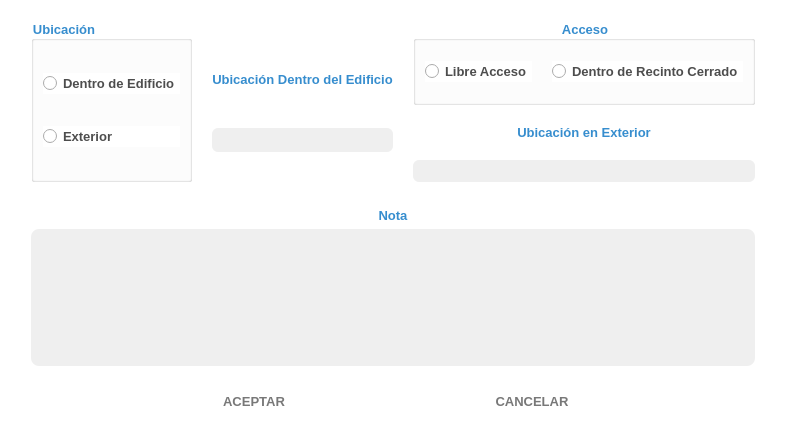
<?xml version="1.0" encoding="UTF-8"?>
<ui version="4.0">
 <class>Seccion_Acceso_y_Ubicacion</class>
 <widget class="QWidget" name="Seccion_Acceso_y_Ubicacion">
  <property name="geometry">
   <rect>
    <x>0</x>
    <y>0</y>
    <width>777</width>
    <height>443</height>
   </rect>
  </property>
  <property name="palette">
   <palette>
    <active>
     <colorrole role="Base">
      <brush brushstyle="SolidPattern">
       <color alpha="255">
        <red>46</red>
        <green>47</green>
        <blue>48</blue>
       </color>
      </brush>
     </colorrole>
     <colorrole role="Window">
      <brush brushstyle="SolidPattern">
       <color alpha="255">
        <red>255</red>
        <green>255</green>
        <blue>255</blue>
       </color>
      </brush>
     </colorrole>
    </active>
    <inactive>
     <colorrole role="Base">
      <brush brushstyle="SolidPattern">
       <color alpha="255">
        <red>46</red>
        <green>47</green>
        <blue>48</blue>
       </color>
      </brush>
     </colorrole>
     <colorrole role="Window">
      <brush brushstyle="SolidPattern">
       <color alpha="255">
        <red>255</red>
        <green>255</green>
        <blue>255</blue>
       </color>
      </brush>
     </colorrole>
    </inactive>
    <disabled>
     <colorrole role="Base">
      <brush brushstyle="SolidPattern">
       <color alpha="255">
        <red>255</red>
        <green>255</green>
        <blue>255</blue>
       </color>
      </brush>
     </colorrole>
     <colorrole role="Window">
      <brush brushstyle="SolidPattern">
       <color alpha="255">
        <red>255</red>
        <green>255</green>
        <blue>255</blue>
       </color>
      </brush>
     </colorrole>
    </disabled>
   </palette>
  </property>
  <property name="windowTitle">
   <string>Form</string>
  </property>
  <layout class="QVBoxLayout" name="verticalLayout_2">
   <item>
    <widget class="QWidget" name="w_seccion_2" native="true">
     <property name="font">
      <font>
       <family>Segoe UI</family>
       <pointsize>12</pointsize>
       <weight>75</weight>
       <bold>true</bold>
      </font>
     </property>
     <property name="styleSheet">
      <string notr="true">color: rgb(77, 77, 77);
background-color: rgb(255, 255, 255);</string>
     </property>
     <layout class="QVBoxLayout" name="verticalLayout_52">
      <property name="leftMargin">
       <number>20</number>
      </property>
      <property name="rightMargin">
       <number>20</number>
      </property>
      <property name="bottomMargin">
       <number>20</number>
      </property>
      <item>
       <layout class="QVBoxLayout" name="verticalLayout_49">
        <property name="spacing">
         <number>6</number>
        </property>
        <item>
         <layout class="QHBoxLayout" name="horizontalLayout_27">
          <property name="spacing">
           <number>20</number>
          </property>
          <property name="topMargin">
           <number>0</number>
          </property>
          <property name="bottomMargin">
           <number>0</number>
          </property>
          <item>
           <widget class="QGroupBox" name="groupBox_ubicacion">
            <property name="font">
             <font>
              <family>Segoe UI</family>
              <pointsize>10</pointsize>
              <weight>75</weight>
              <bold>true</bold>
             </font>
            </property>
            <property name="styleSheet">
             <string notr="true">color: rgb(54, 141, 206);</string>
            </property>
            <property name="title">
             <string>Ubicación</string>
            </property>
            <property name="alignment">
             <set>Qt::AlignLeading|Qt::AlignLeft|Qt::AlignVCenter</set>
            </property>
            <layout class="QVBoxLayout" name="verticalLayout">
             <property name="spacing">
              <number>10</number>
             </property>
             <property name="topMargin">
              <number>10</number>
             </property>
             <item>
              <widget class="QRadioButton" name="rb_Dentro_de_Edificio">
               <property name="font">
                <font>
                 <family>Segoe UI</family>
                 <pointsize>10</pointsize>
                 <weight>75</weight>
                 <bold>true</bold>
                </font>
               </property>
               <property name="styleSheet">
                <string notr="true">color: rgb(77,77,77);</string>
               </property>
               <property name="text">
                <string>Dentro de Edificio</string>
               </property>
              </widget>
             </item>
             <item>
              <widget class="QRadioButton" name="rb_Exterior">
               <property name="font">
                <font>
                 <family>Segoe UI</family>
                 <pointsize>10</pointsize>
                 <weight>75</weight>
                 <bold>true</bold>
                </font>
               </property>
               <property name="styleSheet">
                <string notr="true">color: rgb(77,77,77);</string>
               </property>
               <property name="text">
                <string>Exterior</string>
               </property>
              </widget>
             </item>
            </layout>
           </widget>
          </item>
          <item>
           <layout class="QVBoxLayout" name="verticalLayout_45">
            <property name="topMargin">
             <number>30</number>
            </property>
            <property name="bottomMargin">
             <number>30</number>
            </property>
            <item>
             <widget class="QLabel" name="lb_dentro_del_edificio">
              <property name="font">
               <font>
                <family>Segoe UI</family>
                <pointsize>10</pointsize>
                <weight>75</weight>
                <bold>true</bold>
               </font>
              </property>
              <property name="styleSheet">
               <string notr="true">color: rgb(54, 141, 206);</string>
              </property>
              <property name="text">
               <string>Ubicación Dentro del Edificio</string>
              </property>
              <property name="alignment">
               <set>Qt::AlignCenter</set>
              </property>
             </widget>
            </item>
            <item>
             <widget class="MyLabelSpinner" name="l_dentro_del_edificio">
              <property name="minimumSize">
               <size>
                <width>0</width>
                <height>22</height>
               </size>
              </property>
              <property name="maximumSize">
               <size>
                <width>16777215</width>
                <height>24</height>
               </size>
              </property>
              <property name="font">
               <font>
                <family>Segoe UI</family>
                <pointsize>10</pointsize>
               </font>
              </property>
              <property name="styleSheet">
               <string notr="true">background-color: #EFEFEF; 
border-radius: 6px;
color:rgb(50, 50, 50);</string>
              </property>
              <property name="text">
               <string/>
              </property>
              <property name="alignment">
               <set>Qt::AlignCenter</set>
              </property>
             </widget>
            </item>
           </layout>
          </item>
          <item>
           <layout class="QVBoxLayout" name="verticalLayout_48">
            <property name="topMargin">
             <number>0</number>
            </property>
            <property name="bottomMargin">
             <number>0</number>
            </property>
            <item>
             <widget class="QGroupBox" name="groupBox_acceso">
              <property name="font">
               <font>
                <family>Segoe UI</family>
                <pointsize>10</pointsize>
                <weight>75</weight>
                <bold>true</bold>
               </font>
              </property>
              <property name="styleSheet">
               <string notr="true">color: rgb(54, 141, 206);</string>
              </property>
              <property name="title">
               <string>Acceso</string>
              </property>
              <property name="alignment">
               <set>Qt::AlignCenter</set>
              </property>
              <layout class="QHBoxLayout" name="horizontalLayout">
               <property name="spacing">
                <number>20</number>
               </property>
               <property name="topMargin">
                <number>20</number>
               </property>
               <property name="bottomMargin">
                <number>20</number>
               </property>
               <item>
                <widget class="QRadioButton" name="rb_Libre_Acceso">
                 <property name="font">
                  <font>
                   <family>Segoe UI</family>
                   <pointsize>10</pointsize>
                   <weight>75</weight>
                   <bold>true</bold>
                  </font>
                 </property>
                 <property name="styleSheet">
                  <string notr="true">color: rgb(77,77,77);</string>
                 </property>
                 <property name="text">
                  <string>Libre Acceso</string>
                 </property>
                </widget>
               </item>
               <item>
                <widget class="QRadioButton" name="rb_Dentro_de_Recinto_Cerrado">
                 <property name="font">
                  <font>
                   <family>Segoe UI</family>
                   <pointsize>10</pointsize>
                   <weight>75</weight>
                   <bold>true</bold>
                  </font>
                 </property>
                 <property name="styleSheet">
                  <string notr="true">color: rgb(77,77,77);</string>
                 </property>
                 <property name="text">
                  <string>Dentro de Recinto Cerrado</string>
                 </property>
                </widget>
               </item>
              </layout>
             </widget>
            </item>
            <item>
             <widget class="QLabel" name="lb_exterior">
              <property name="font">
               <font>
                <family>Segoe UI</family>
                <pointsize>10</pointsize>
                <weight>75</weight>
                <bold>true</bold>
               </font>
              </property>
              <property name="styleSheet">
               <string notr="true">color: rgb(54, 141, 206);</string>
              </property>
              <property name="text">
               <string>Ubicación en Exterior</string>
              </property>
              <property name="alignment">
               <set>Qt::AlignCenter</set>
              </property>
             </widget>
            </item>
            <item>
             <widget class="MyLabelSpinner" name="l_exterior">
              <property name="minimumSize">
               <size>
                <width>0</width>
                <height>22</height>
               </size>
              </property>
              <property name="font">
               <font>
                <family>Segoe UI</family>
                <pointsize>10</pointsize>
               </font>
              </property>
              <property name="styleSheet">
               <string notr="true">background-color: #EFEFEF; 
border-radius: 6px;
color:rgb(50, 50, 50);</string>
              </property>
              <property name="text">
               <string/>
              </property>
              <property name="alignment">
               <set>Qt::AlignCenter</set>
              </property>
             </widget>
            </item>
           </layout>
          </item>
         </layout>
        </item>
        <item>
         <layout class="QVBoxLayout" name="verticalLayout_50">
          <property name="topMargin">
           <number>20</number>
          </property>
          <item>
           <widget class="QLabel" name="label_4">
            <property name="font">
             <font>
              <family>Segoe UI</family>
              <pointsize>10</pointsize>
              <weight>75</weight>
              <bold>true</bold>
             </font>
            </property>
            <property name="styleSheet">
             <string notr="true">color: rgb(54, 141, 206);</string>
            </property>
            <property name="text">
             <string>Nota</string>
            </property>
            <property name="alignment">
             <set>Qt::AlignCenter</set>
            </property>
           </widget>
          </item>
          <item>
           <widget class="MyPlainTextShine" name="pt_nota">
            <property name="font">
             <font>
              <family>Segoe UI</family>
              <pointsize>10</pointsize>
             </font>
            </property>
            <property name="styleSheet">
             <string notr="true">background-color: #EFEFEF; 
border-radius: 8px;
color:rgb(50, 50, 50);</string>
            </property>
           </widget>
          </item>
          <item>
           <spacer name="verticalSpacer">
            <property name="orientation">
             <enum>Qt::Vertical</enum>
            </property>
            <property name="sizeHint" stdset="0">
             <size>
              <width>20</width>
              <height>40</height>
             </size>
            </property>
           </spacer>
          </item>
          <item>
           <layout class="QHBoxLayout" name="horizontalLayout_2">
            <property name="topMargin">
             <number>20</number>
            </property>
            <item>
             <spacer name="horizontalSpacer_2">
              <property name="orientation">
               <enum>Qt::Horizontal</enum>
              </property>
              <property name="sizeHint" stdset="0">
               <size>
                <width>40</width>
                <height>20</height>
               </size>
              </property>
             </spacer>
            </item>
            <item>
             <widget class="QPushButton" name="pb_aceptar">
              <property name="minimumSize">
               <size>
                <width>100</width>
                <height>0</height>
               </size>
              </property>
              <property name="font">
               <font>
                <family>Segoe UI</family>
                <pointsize>10</pointsize>
                <weight>75</weight>
                <bold>true</bold>
               </font>
              </property>
              <property name="styleSheet">
               <string notr="true">border-radius: 10px;
color:rgb(120, 120, 120);</string>
              </property>
              <property name="text">
               <string>ACEPTAR</string>
              </property>
              <property name="icon">
               <iconset resource="assets.qrc">
                <normaloff>:/icons/accept.png</normaloff>:/icons/accept.png</iconset>
              </property>
              <property name="iconSize">
               <size>
                <width>20</width>
                <height>20</height>
               </size>
              </property>
              <property name="flat">
               <bool>true</bool>
              </property>
             </widget>
            </item>
            <item>
             <spacer name="horizontalSpacer">
              <property name="orientation">
               <enum>Qt::Horizontal</enum>
              </property>
              <property name="sizeHint" stdset="0">
               <size>
                <width>40</width>
                <height>20</height>
               </size>
              </property>
             </spacer>
            </item>
            <item>
             <widget class="QPushButton" name="pb_cancelar">
              <property name="minimumSize">
               <size>
                <width>100</width>
                <height>0</height>
               </size>
              </property>
              <property name="font">
               <font>
                <family>Segoe UI</family>
                <pointsize>10</pointsize>
                <weight>75</weight>
                <bold>true</bold>
               </font>
              </property>
              <property name="styleSheet">
               <string notr="true">border-radius: 10px;
color:rgb(120, 120, 120);</string>
              </property>
              <property name="text">
               <string>CANCELAR</string>
              </property>
              <property name="icon">
               <iconset resource="assets.qrc">
                <normaloff>:/icons/cancel.png</normaloff>:/icons/cancel.png</iconset>
              </property>
              <property name="iconSize">
               <size>
                <width>20</width>
                <height>20</height>
               </size>
              </property>
              <property name="flat">
               <bool>true</bool>
              </property>
             </widget>
            </item>
            <item>
             <spacer name="horizontalSpacer_3">
              <property name="orientation">
               <enum>Qt::Horizontal</enum>
              </property>
              <property name="sizeHint" stdset="0">
               <size>
                <width>40</width>
                <height>20</height>
               </size>
              </property>
             </spacer>
            </item>
           </layout>
          </item>
         </layout>
        </item>
       </layout>
      </item>
     </layout>
    </widget>
   </item>
  </layout>
 </widget>
 <customwidgets>
  <customwidget>
   <class>MyLabelSpinner</class>
   <extends>QLabel</extends>
   <header location="global">mylabelspinner.h</header>
  </customwidget>
  <customwidget>
   <class>MyPlainTextShine</class>
   <extends>QPlainTextEdit</extends>
   <header location="global">myplaintextshine.h</header>
  </customwidget>
 </customwidgets>
 <resources>
  <include location="assets.qrc"/>
 </resources>
 <connections/>
</ui>
